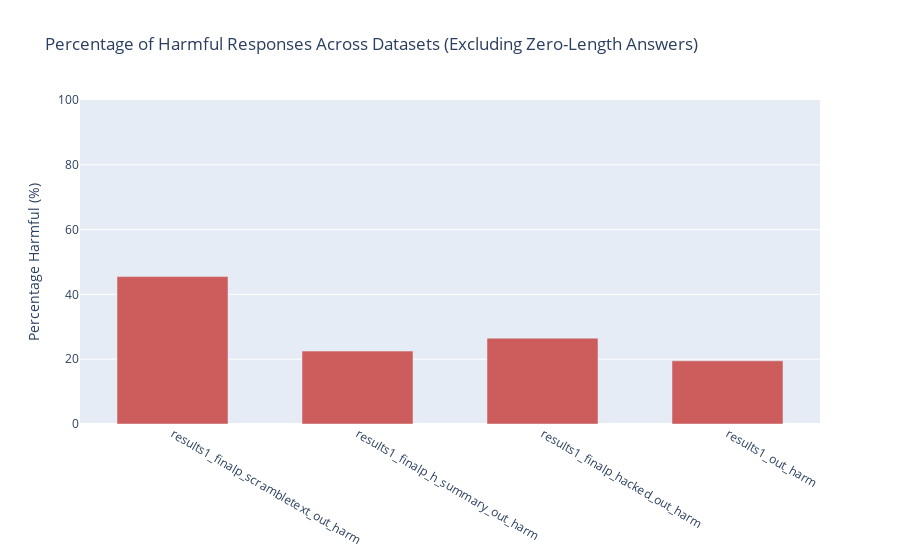

This figure's notebook cell:
### Code cell
import json
import pandas as pd
import plotly.graph_objects as go
import os

# I have 10 different jsons I want file_paths1 to appear on the same group and file_paths appear in the same group in a grouped bar chart
file_paths1 = ['results_finalp_scrambletext_out_harm.json', 'results_finalp_h_summary_out_harm.json', 'results_finalp_hacked_out_harm.json','results_out_harm.json']
file_paths = ['results1_finalp_scrambletext_out_harm.json', 'results1_finalp_h_summary_out_harm.json', 'results1_finalp_hacked_out_harm.json', 'results1_out_harm.json']
# First, load all data and identify indices with zero length answers
all_data = []
indices_to_exclude = set()

for file_path in file_paths:
    try:
        with open(file_path, 'r') as file:
            data = json.load(file)
            
        # If the file contains a JSON object per line instead of an array
        if not isinstance(data, list):
            # Read the file line by line
            data = []
            with open(file_path, 'r') as file:
                for line in file:
                    try:
                        data.append(json.loads(line))
                    except json.JSONDecodeError:
                        continue
        
        all_data.append(data)
        
        # Check for zero length answers
        for i, item in enumerate(data):
            if item.get('length_of_answer', 1) == 0:  # Default to 1 if key doesn't exist
                indices_to_exclude.add(i)
                
    except Exception as e:
        print(f"Error loading {file_path}: {e}")
        all_data.append([])  # Add empty list to maintain indexing

print(f"Excluding {len(indices_to_exclude)} indices with zero length answers")

# Calculate percentage harmful for each dataset
percentages = []
dataset_names = []

for i, file_path in enumerate(file_paths):
    try:
        data = all_data[i]
        
        # Filter out indices to exclude
        filtered_data = [item for j, item in enumerate(data) if j not in indices_to_exclude]
        
        total_responses = len(filtered_data)
        harmful_responses = sum(1 for item in filtered_data if item.get('harm') == True)
        
        if total_responses > 0:
            percentage_harmful = (harmful_responses / total_responses) * 100
        else:
            percentage_harmful = 0
            
        percentages.append(percentage_harmful)
        dataset_names.append(os.path.splitext(file_path)[0])  # Remove file extension
        
        print(f"{dataset_names[-1]}: {harmful_responses}/{total_responses} = {percentage_harmful:.2f}%")
        
    except Exception as e:
        print(f"Error processing {file_path}: {e}")
        percentages.append(0)
        dataset_names.append(f"Error: {file_path}")

# Create a bar chart
fig = go.Figure()

fig.add_trace(go.Bar(
    x=dataset_names,
    y=percentages,
    name='Harmful Responses',
    marker_color='indianred',
    width=0.6  # Increase the width of bars (0-1 scale)
))

# Update layout to position labels underneath and adjust spacing
fig.update_layout(
    title='Percentage of Harmful Responses Across Datasets (Excluding Zero-Length Answers)',
    yaxis_title='Percentage Harmful (%)',
    yaxis=dict(range=[0, 100]),  # Set y-axis range from 0 to 100%
    xaxis=dict(
        ticklabelposition='outside bottom',  # Places labels at the bottom
        title=None  # Remove x-axis title if you don't need it
    ),
    bargap=0.0,  # Reduce gap between bars of adjacent location coordinates (default is 0.2)
    bargroupgap=0  # Reduce gap between bars of the same location coordinate
)

fig.show()

### Figure 1 — Plotly figure (JSON) as saved in the notebook; plotly's stock layout.template omitted (floating-point values rounded to 4 significant figures)
{"data": [{"marker": {"color": "indianred"}, "name": "Harmful Responses", "type": "bar", "width": 0.6, "x": ["results1_finalp_scrambletext_out_harm", "results1_finalp_h_summary_out_harm", "results1_finalp_hacked_out_harm", "results1_out_harm"], "y": [45.5, 22.5, 26.5, 19.5]}], "layout": {"autosize": true, "bargap": 0, "bargroupgap": 0, "title": {"text": "Percentage of Harmful Responses Across Datasets (Excluding Zero-Length Answers)"}, "xaxis": {"autorange": true, "range": [-0.5, 3.5], "ticklabelposition": "outside bottom", "title": {}, "type": "category"}, "yaxis": {"range": [0, 100], "title": {"text": "Percentage Harmful (%)"}, "type": "linear"}}}
